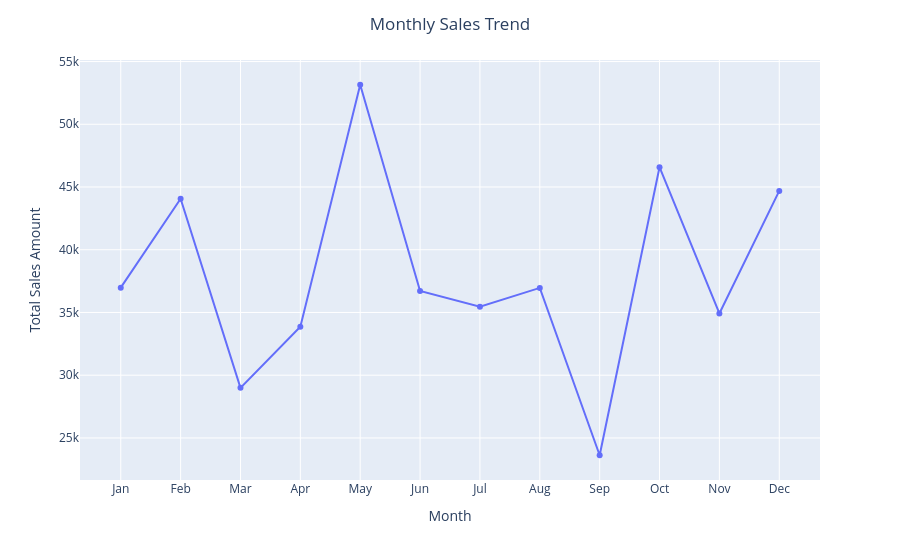

Notebook code for this chart:
### Markdown cell above
During which month were the highest sales recorded?

### Code cell
#adding month cloumn to see which month has highest sales
import calendar
df_month=df.copy()
df_month['Month']=df['Date'].dt.month
df_month_line=df_month.groupby('Month')['Total Amount'].sum().reset_index()
df_momth_line=df_month_line['Month'].apply(lambda x: calendar.month_abbr[x])
fig=px.line(data_frame=df_month_line,x="Month",y="Total Amount",markers=True)
fig.update_layout(
    title="Monthly Sales Trend",
    hovermode='x unified',
    title_x=0.5
)
fig.update_xaxes(
    title="Month",
    tickmode='array',
    tickvals=[1,2,3,4,5,6,7,8,9,10,11,12],
    ticktext=['Jan','Feb','Mar','Apr','May','Jun','Jul','Aug','Sep','Oct','Nov','Dec']
)
fig.update_yaxes(
    title="Total Sales Amount"
)
fig.show()

### Figure 1 — Plotly figure (JSON) as saved in the notebook; plotly's stock layout.template omitted (floating-point values rounded to 4 significant figures)
{"data": [{"hovertemplate": "Month=%{x}<br>Total Amount=%{y}<extra></extra>", "legendgroup": "", "line": {"color": "#636efa", "dash": "solid"}, "marker": {"symbol": "circle"}, "mode": "lines+markers", "name": "", "orientation": "v", "showlegend": false, "type": "scatter", "x": [1, 2, 3, 4, 5, 6, 7, 8, 9, 10, 11, 12], "xaxis": "x", "y": [36980, 44060, 28990, 33870, 53150, 36715, 35465, 36960, 23620, 46580, 34920, 44690], "yaxis": "y"}], "layout": {"hovermode": "x unified", "legend": {"tracegroupgap": 0}, "margin": {"t": 60}, "title": {"text": "Monthly Sales Trend", "x": 0.5}, "xaxis": {"anchor": "y", "domain": [0, 1], "tickmode": "array", "ticktext": ["Jan", "Feb", "Mar", "Apr", "May", "Jun", "Jul", "Aug", "Sep", "Oct", "Nov", "Dec"], "tickvals": [1, 2, 3, 4, 5, 6, 7, 8, 9, 10, 11, 12], "title": {"text": "Month"}}, "yaxis": {"anchor": "x", "domain": [0, 1], "title": {"text": "Total Sales Amount"}}}}
